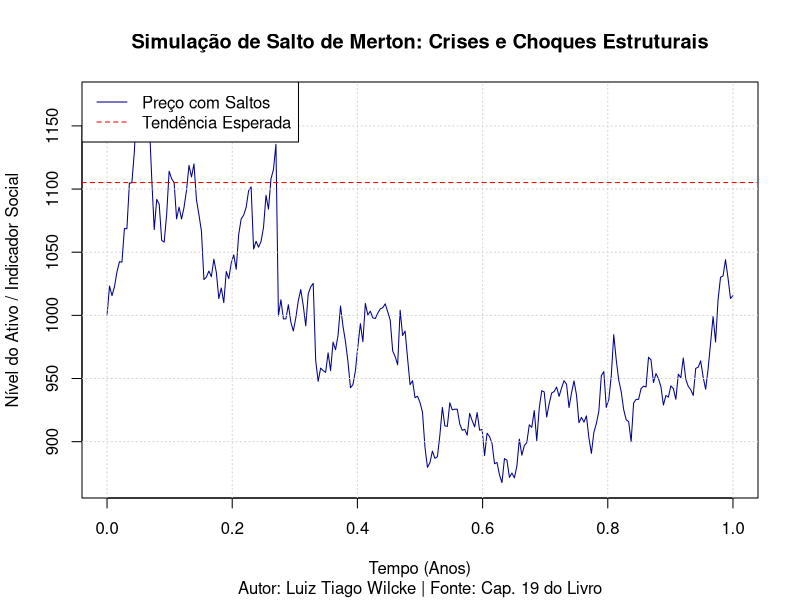

This chart was generated by the following R code:
#' ---
#' Título: Modelo de Saltos de Merton (Jump-Diffusion)
#' Autor: Luiz Tiago Wilcke
#' Fonte: Extraído e adaptado do Capítulo 19 - Finanças Quantitativas
#' Descrição: Implementação avançada da dinâmica de preços com saltos de Poisson.
#' Aplicação: Mercado Financeiro (Black Monday, Pandemia) e Fenômenos Sociais (Shocks).
#' ---

# Limpar ambiente
rm(list = ls())

# Funcao para simular o processo de Merton Jump-Diffusion
# dS/S = (mu - lambda * k)dt + sigma * dW + dJ
simular_saltos_merton <- function(S0 = 100, mu = 0.05, sigma = 0.2, 
                                 lambda = 0.75, mu_j = -0.05, sigma_j = 0.1, 
                                 T_total = 1, n_passos = 252) {
  
  # Parametros iniciais
  dt <- T_total / n_passos
  t_vetor <- seq(0, T_total, length.out = n_passos + 1)
  
  # Compensador de drift (k = E[exp(Y) - 1])
  k <- exp(mu_j + 0.5 * sigma_j^2) - 1
  drift_ajustado <- (mu - lambda * k) * dt
  
  # Caminho do preco
  precos <- numeric(n_passos + 1)
  precos[1] <- S0
  
  # Gerar componentes estocasticos
  choques_difusao <- rnorm(n_passos, mean = 0, sd = 1)
  
  # Processo de Poisson (Numero de saltos em cada dt)
  # Usamos aproximação para dt pequeno: Prob(Salto) ~ lambda * dt
  num_saltos <- rpois(n_passos, lambda * dt)
  
  for (i in 1:n_passos) {
    # Componente de Difusao (Movimento Browniano Geometrico)
    difusao <- sigma * sqrt(dt) * choques_difusao[i]
    
    # Componente de Salto (Se houver saltos, somamos os log-incrementos)
    salto_total <- 0
    if (num_saltos[i] > 0) {
      salto_total <- sum(rnorm(num_saltos[i], mean = mu_j, sd = sigma_j))
    }
    
    # Atualizacao do preco via Euler-Maruyama no espaco logaritmico
    log_retorno <- drift_ajustado - 0.5 * sigma^2 * dt + difusao + salto_total
    precos[i+1] <- precos[i] * exp(log_retorno)
  }
  
  return(data.frame(tempo = t_vetor, preco = precos))
}

# Aplicacao ao Mercado Financeiro e Sociedade
set.seed(42)
resultado_simulacao <- simular_saltos_merton(S0 = 1000, mu = 0.1, sigma = 0.25, 
                                              lambda = 2, mu_j = -0.15, sigma_j = 0.05)

# Visualizacao Estetica
plot(resultado_simulacao$tempo, resultado_simulacao$preco, type = "l", col = "darkblue",
     main = "Simulação de Salto de Merton: Crises e Choques Estruturais",
     xlab = "Tempo (Anos)", ylab = "Nível do Ativo / Indicador Social",
     sub = "Autor: Luiz Tiago Wilcke | Fonte: Cap. 19 do Livro")
grid()

# Adicionar linha de tendencia sem saltos para comparacao
abline(h = 1000 * exp(0.1), col = "red", lty = 2)
legend("topleft", legend = c("Preço com Saltos", "Tendência Esperada"), 
       col = c("darkblue", "red"), lty = 1:2)

cat("Simulação concluída com sucesso. O modelo captura a volatilidade extrema e saltos de mercado.\n")
